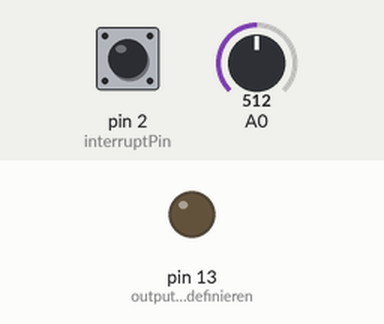
Simulated run of this sketch. Board: Arduino Uno, built with avr-gcc and run on an emulated ATmega328P. Shown: output pins drawn as LEDs (lit = HIGH). Dashed ring = blinking. The inputs (shaded band) are chosen by the test bench; at power-on: pin 2 (interruptPin) HIGH, A0 = 512. What the sketch prints to the serial monitor is not drawn.

Above: at 1.2 s.
1.3 s: pin 2 (interruptPin) pulled LOW for 1 s
At 1.43 s:
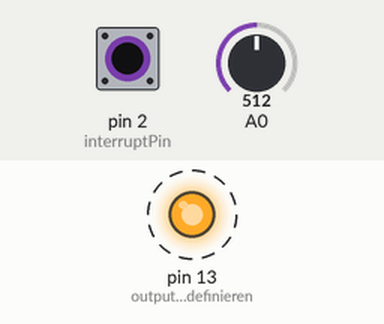
3.8 s: pin 2 (interruptPin) pulled LOW for 3.2 s
At 8.7 s:
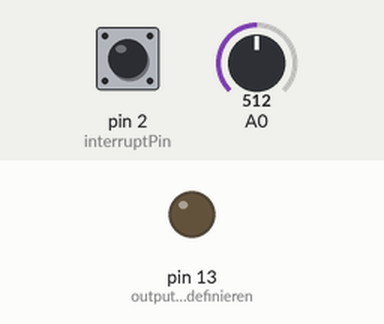
Timing chart, 0 to 10.2 s (numbered marks = the images above; inputs shaded):
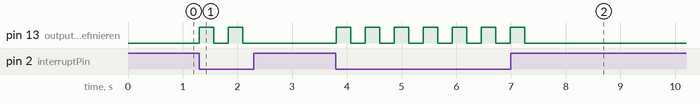

The sketch:

Uebung_Interrupt.ino
```cpp
int sensorValue;
float voltage;
int BlinkenLED;
const byte interruptPin = 2;
volatile byte state = LOW;

void setup()
{
  Serial.begin(9600);
  pinMode(13, OUTPUT);                      // output LED definieren
  pinMode(interruptPin, INPUT_PULLUP);
  attachInterrupt(digitalPinToInterrupt(interruptPin),blink,CHANGE);
}

void loop()
{
  sensorValue = analogRead(A0);             // read the input on analog pin 0:
  voltage = sensorValue * (5.0 / 1023.0);   // Convert the analog reading (which goes from 0 - 1023) to a voltage (0 - 5V):
  Serial.println(voltage);                  // print out the value you read:


  if (state == HIGH)
  {
    if (voltage > 4.9)
    {
       digitalWrite(13, HIGH);
    }
    else if (voltage < 0.1)
    {
      digitalWrite(13, LOW);
    }
    else
    {
    BlinkenLED = -93.75 * voltage+500;

    digitalWrite(13, HIGH);                    // turn the LED on (HIGH is the voltage level)
    delay(BlinkenLED);                         // wait for a second
    digitalWrite(13, LOW);                     // turn the LED off by making the voltage LOW
    delay(BlinkenLED);                         // wait for a second
    }
  }
  else
  {
    digitalWrite(13, LOW);
  }
 }


void blink ()
{
  state = !state;
}
```

Measured:
- after the input at 1.3 s, pin 13 (output_LED_definieren): alternates HIGH for 0.27 s and LOW for 0.27 s, 4 changes in all, then stays LOW, starting at once
- after the input at 3.8 s, pin 13 (output_LED_definieren): alternates HIGH for 0.27 s and LOW for 0.27 s, 14 changes in all, then stays LOW, starting at once
